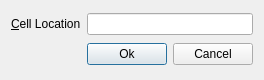
<?xml version="1.0" encoding="UTF-8"?>
<ui version="4.0">
 <class>CGoToCell</class>
 <widget class="QWidget" name="CGoToCell">
  <property name="geometry">
   <rect>
    <x>0</x>
    <y>0</y>
    <width>264</width>
    <height>80</height>
   </rect>
  </property>
  <property name="windowTitle">
   <string>Go To Cell</string>
  </property>
  <layout class="QVBoxLayout" name="verticalLayout">
   <item>
    <layout class="QHBoxLayout" name="horizontalLayout_2">
     <item>
      <widget class="QLabel" name="m_pCellLocationLabel">
       <property name="text">
        <string>&amp;Cell Location</string>
       </property>
       <property name="buddy">
        <cstring>m_pCellLocation</cstring>
       </property>
      </widget>
     </item>
     <item>
      <widget class="QLineEdit" name="m_pCellLocation"/>
     </item>
    </layout>
   </item>
   <item>
    <layout class="QHBoxLayout" name="horizontalLayout">
     <item>
      <spacer name="horizontalSpacer">
       <property name="orientation">
        <enum>Qt::Horizontal</enum>
       </property>
       <property name="sizeHint" stdset="0">
        <size>
         <width>40</width>
         <height>20</height>
        </size>
       </property>
      </spacer>
     </item>
     <item>
      <widget class="QPushButton" name="m_pOkBtn">
       <property name="text">
        <string>Ok</string>
       </property>
       <property name="default">
        <bool>true</bool>
       </property>
       <property name="flat">
        <bool>false</bool>
       </property>
      </widget>
     </item>
     <item>
      <widget class="QPushButton" name="m_pCancelBtn">
       <property name="text">
        <string>Cancel</string>
       </property>
      </widget>
     </item>
    </layout>
   </item>
  </layout>
 </widget>
 <resources/>
 <connections/>
</ui>
